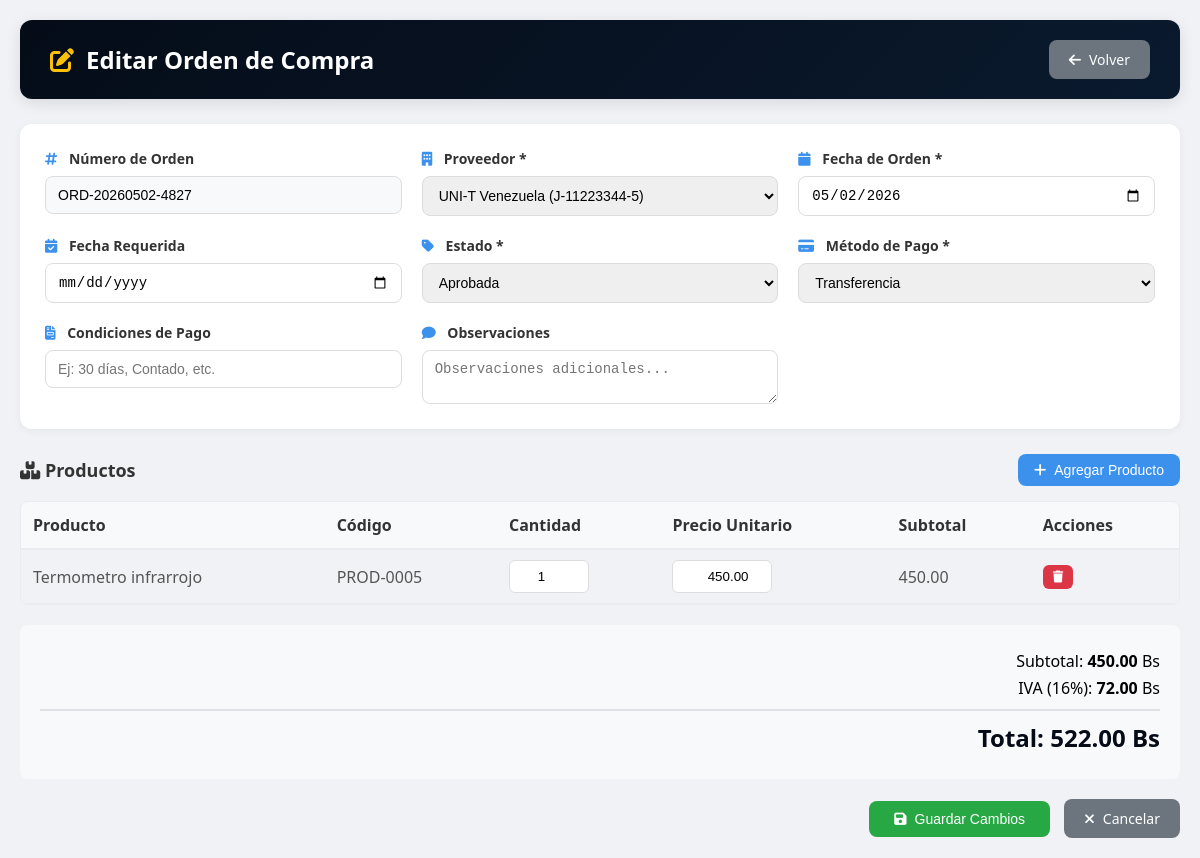
The page /compras/editar_compra.php?id=1 (signed in) on the database its author committed.
### tables this page shows
CREATE TABLE `compras` (
  `id` int NOT NULL AUTO_INCREMENT,
  `numero_orden` varchar(50) NOT NULL,
  `proveedor_id` int NOT NULL,
  `fecha_orden` date NOT NULL,
  `fecha_requerida` date DEFAULT NULL,
  `fecha_recibido` date DEFAULT NULL,
  `subtotal` decimal(12,2) NOT NULL DEFAULT '0.00',
  `iva` decimal(12,2) NOT NULL DEFAULT '0.00',
  `descuento` decimal(12,2) DEFAULT '0.00',
  `total` decimal(12,2) NOT NULL DEFAULT '0.00',
  `estado` enum('cotizacion','aprobada','enviada','recibida_parcial','recibida_total','anulada') DEFAULT 'cotizacion',
  `metodo_pago` enum('transferencia','efectivo','cheque','credito') DEFAULT 'transferencia',
  `condiciones_pago` varchar(100) DEFAULT NULL,
  `usuario_creacion_id` int NOT NULL,
  `usuario_aprobacion_id` int DEFAULT NULL,
  `fecha_aprobacion` datetime DEFAULT NULL,
  `observaciones` text,
  `created_at` timestamp NULL DEFAULT CURRENT_TIMESTAMP,
  `updated_at` timestamp NULL DEFAULT CURRENT_TIMESTAMP ON UPDATE CURRENT_TIMESTAMP,
  PRIMARY KEY (`id`),
  UNIQUE KEY `numero_orden` (`numero_orden`),
  KEY `idx_proveedor_id` (`proveedor_id`),
  KEY `idx_estado` (`estado`),
  KEY `idx_fecha_orden` (`fecha_orden`)
);

CREATE TABLE `proveedores` (
  `id` int NOT NULL AUTO_INCREMENT,
  `codigo` varchar(50) NOT NULL,
  `nombre_comercial` varchar(150) NOT NULL,
  `razon_social` varchar(200) DEFAULT NULL,
  `ruc` varchar(20) DEFAULT NULL,
  `tipo_documento` enum('cedula','ruc','pasaporte','dni') DEFAULT 'ruc',
  `direccion` text,
  `ciudad` varchar(100) DEFAULT NULL,
  `telefono_principal` varchar(20) NOT NULL,
  `telefono_secundario` varchar(20) DEFAULT NULL,
  `email_principal` varchar(100) NOT NULL,
  `email_secundario` varchar(100) DEFAULT NULL,
  `contacto_nombre` varchar(100) DEFAULT NULL,
  `contacto_cargo` varchar(100) DEFAULT NULL,
  `sitio_web` varchar(255) DEFAULT NULL,
  `condiciones_pago` varchar(100) DEFAULT NULL,
  `plazo_entrega` int DEFAULT '0',
  `forma_pago` enum('transferencia','efectivo','cheque','mixto') DEFAULT 'transferencia',
  `moneda` enum('Bs','USD','EUR') DEFAULT 'Bs',
  `estado` enum('activo','inactivo','suspendido') DEFAULT 'activo',
  `saldo_pendiente` decimal(12,2) DEFAULT '0.00',
  `calificacion` decimal(2,1) DEFAULT '0.0',
  `notas` text,
  `created_at` timestamp NULL DEFAULT CURRENT_TIMESTAMP,
  `updated_at` timestamp NULL DEFAULT CURRENT_TIMESTAMP ON UPDATE CURRENT_TIMESTAMP,
  PRIMARY KEY (`id`),
  UNIQUE KEY `codigo` (`codigo`),
  UNIQUE KEY `ruc` (`ruc`),
  KEY `idx_estado` (`estado`),
  KEY `idx_ruc` (`ruc`),
  KEY `idx_codigo` (`codigo`)
);

CREATE TABLE `compra_detalles` (
  `id` int NOT NULL AUTO_INCREMENT,
  `compra_id` int NOT NULL,
  `producto_id` int NOT NULL,
  `cantidad` int NOT NULL DEFAULT '1',
  `precio_unitario` decimal(12,2) NOT NULL DEFAULT '0.00',
  `subtotal` decimal(12,2) NOT NULL DEFAULT '0.00',
  `created_at` timestamp NULL DEFAULT CURRENT_TIMESTAMP,
  PRIMARY KEY (`id`),
  KEY `idx_compra_id` (`compra_id`),
  KEY `idx_producto_id` (`producto_id`),
  CONSTRAINT `compra_detalles_ibfk_1` FOREIGN KEY (`compra_id`) REFERENCES `compras` (`id`) ON DELETE CASCADE,
  CONSTRAINT `compra_detalles_ibfk_2` FOREIGN KEY (`producto_id`) REFERENCES `products` (`id`) ON DELETE CASCADE
);

CREATE TABLE `products` (
  `id` int NOT NULL AUTO_INCREMENT,
  `sku` varchar(100) DEFAULT NULL,
  `name` varchar(255) NOT NULL,
  `price` decimal(10,2) NOT NULL,
  `image_url` varchar(512) DEFAULT NULL,
  `description` text,
  `category` varchar(100) DEFAULT 'General',
  `rating` decimal(2,1) DEFAULT '0.0',
  `views_count` int DEFAULT '0',
  `specs` text,
  `stock` int DEFAULT '0',
  `is_featured` tinyint(1) DEFAULT '0',
  `weight` decimal(10,2) DEFAULT '0.00',
  `dimensions` varchar(100) DEFAULT NULL,
  `currency` varchar(3) DEFAULT 'Bs',
  `active` tinyint(1) NOT NULL DEFAULT '1',
  `deleted_at` datetime DEFAULT NULL,
  `created_at` timestamp NULL DEFAULT CURRENT_TIMESTAMP,
  `updated_at` timestamp NULL DEFAULT CURRENT_TIMESTAMP ON UPDATE CURRENT_TIMESTAMP,
  PRIMARY KEY (`id`),
  UNIQUE KEY `sku` (`sku`)
);

### compras/editar_compra.php (the view, shortened to what this page needs)
<?php
$db = conectarDB();
$compraId = isset($_GET['id']) ? intval($_GET['id']) : 0;
$query = "SELECT c.*, p.nombre_comercial as proveedor_nombre
          FROM compras c
          LEFT JOIN proveedores p ON c.proveedor_id = p.id
          WHERE c.id = :id";
$stmt = $db->prepare($query);
$stmt->bindParam(':id', $compraId, PDO::PARAM_INT);
$stmt->execute();
$compra = $stmt->fetch(PDO::FETCH_ASSOC);
$queryProductos = "SELECT cd.*, pr.name as producto_nombre, pr.sku
                   FROM compra_detalles cd
                   LEFT JOIN products pr ON cd.producto_id = pr.id
                   WHERE cd.compra_id = :compra_id
                   ORDER BY cd.id ASC";
$stmtProductos = $db->prepare($queryProductos);
$stmtProductos->bindParam(':compra_id', $compraId, PDO::PARAM_INT);
$stmtProductos->execute();
$productos = $stmtProductos->fetchAll(PDO::FETCH_ASSOC);
$queryProveedores = "SELECT id, nombre_comercial, ruc FROM proveedores WHERE estado = 'activo' ORDER BY nombre_comercial";
$stmtProveedores = $db->prepare($queryProveedores);
$stmtProveedores->execute();
$proveedores = $stmtProveedores->fetchAll(PDO::FETCH_ASSOC);
$estados = [
    'cotizacion' => 'Cotización',
    'aprobada' => 'Aprobada',
    'enviada' => 'Enviada',
    'recibida_parcial' => 'Recibida Parcial',
    'recibida_total' => 'Recibida Total',
    'anulada' => 'Anulada'
];
$metodosPago = [
    'transferencia' => 'Transferencia',
    'efectivo' => 'Efectivo',
    'cheque' => 'Cheque',
    'credito' => 'Crédito'
];
?>
<!DOCTYPE html>
<html>
<head>
    <link rel="stylesheet" href="https://cdnjs.cloudflare.com/ajax/libs/font-awesome/6.4.0/css/all.min.css">
</head>
<body>
<div class="container">
    <div class="header">
        <h1>
            <i class="fas fa-edit"></i>
            Editar Orden de Compra
        </h1>
        <div>
            <a href="ver_compra.php" class="btn-volver">
                <i class="fas fa-arrow-left"></i> Volver
            </a>
        </div>
    </div>
    <form id="formEditarCompra">
        <div class="form-card">
            <div class="form-grid">
                <div class="form-group">
                    <label><i class="fas fa-hashtag"></i> Número de Orden</label>
                    <input type="text" value="<?php echo htmlspecialchars($compra['numero_orden']); ?>" readonly>
                </div>
                <div class="form-group">
                    <label><i class="fas fa-building"></i> Proveedor *</label>
                    <select name="proveedor_id" id="proveedor_id" required>
                        <?php foreach ($proveedores as $proveedor): ?>
                            <option value="<?php echo $proveedor['id']; ?>"
                                <?php echo ($compra['proveedor_id'] == $proveedor['id']) ? 'selected' : ''; ?>>
                                <?php echo htmlspecialchars($proveedor['nombre_comercial']); ?>
                                (<?php echo htmlspecialchars($proveedor['ruc']); ?>)
                            </option>
                        <?php endforeach; ?>
                    </select>
                </div>
                <div class="form-group">
                    <label><i class="fas fa-calendar"></i> Fecha de Orden *</label>
                    <input type="date" name="fecha_orden" id="fecha_orden"
                           value="<?php echo $compra['fecha_orden']; ?>" required>
                </div>
                <div class="form-group">
                    <label><i class="fas fa-calendar-check"></i> Fecha Requerida</label>
                    <input type="date" name="fecha_requerida" id="fecha_requerida"
                           value="<?php echo $compra['fecha_requerida']; ?>">
                </div>
                <div class="form-group">
                    <label><i class="fas fa-tag"></i> Estado *</label>
                    <select name="estado" id="estado" required>
                        <?php foreach ($estados as $key => $label): ?>
                            <option value="<?php echo $key; ?>"
                                <?php echo ($compra['estado'] == $key) ? 'selected' : ''; ?>>
                                <?php echo $label; ?>
                            </option>
                        <?php endforeach; ?>
                    </select>
                </div>
                <div class="form-group">
                    <label><i class="fas fa-credit-card"></i> Método de Pago *</label>
                    <select name="metodo_pago" id="metodo_pago" required>
                        <?php foreach ($metodosPago as $key => $label): ?>
                            <option value="<?php echo $key; ?>"
                                <?php echo ($compra['metodo_pago'] == $key) ? 'selected' : ''; ?>>
                                <?php echo $label; ?>
                            </option>
                        <?php endforeach; ?>
                    </select>
                </div>
                <div class="form-group">
                    <label><i class="fas fa-file-invoice"></i> Condiciones de Pago</label>
                    <input type="text" name="condiciones_pago" id="condiciones_pago"
                           value="<?php echo htmlspecialchars($compra['condiciones_pago'] ?? ''); ?>"
                           placeholder="Ej: 30 días, Contado, etc.">
                </div>
                <div class="form-group">
                    <label><i class="fas fa-comment"></i> Observaciones</label>
                    <textarea name="observaciones" id="observaciones" rows="2"
                              placeholder="Observaciones adicionales..."><?php echo htmlspecialchars($compra['observaciones'] ?? ''); ?></textarea>
                </div>
            </div>
        </div>
        <div class="productos-section">
            <div class="productos-header">
                <h3><i class="fas fa-boxes"></i> Productos</h3>
                <button type="button" class="btn-agregar" onclick="abrirModalProductos()">
                    <i class="fas fa-plus"></i> Agregar Producto
                </button>
            </div>
            <div class="table-container">
                <table id="tablaProductos">
                    <thead>
                        <tr>
                            <th>Producto</th>
                            <th>Código</th>
                            <th>Cantidad</th>
                            <th>Precio Unitario</th>
                            <th>Subtotal</th>
                            <th>Acciones</th>
                        </tr>
                    </thead>
                    <tbody id="tbodyProductos">
                        <?php foreach ($productos as $producto): ?>
                        <tr data-id="<?php echo $producto['id']; ?>"
                            data-producto-id="<?php echo $producto['producto_id']; ?>">
                            <td>
                                <span class="producto-nombre-txt"><?php echo htmlspecialchars($producto['producto_nombre']); ?></span>
                            </td>
                            <td><?php echo htmlspecialchars($producto['sku'] ?? '-'); ?></td>
                            <td>
                                <input type="number" name="cantidad[]" class="cantidad-input"
                                       value="<?php echo $producto['cantidad']; ?>" step="1" min="1"
                                       onchange="calcularFila(this)">
                            </td>
                            <td>
                                <input type="number" name="precio_unitario[]" class="precio-input"
                                       value="<?php echo $producto['precio_unitario']; ?>" step="0.01" min="0"
                                       onchange="calcularFila(this)">
                            </td>
                            <td class="subtotal-td"><?php echo number_format($producto['subtotal'], 2); ?></td>
                            <td>
                                <button type="button" class="btn-eliminar" onclick="eliminarFila(this)">
                                    <i class="fas fa-trash"></i>
                                </button>
                            </td>
                        </tr>
                        <?php endforeach; ?>
                    </tbody>
                </table>
            </div>
            <div class="totales">
                <p>Subtotal: <strong id="subtotal"><?php echo number_format($compra['subtotal'], 2); ?></strong> Bs</p>
                <p>IVA (16%): <strong id="iva"><?php echo number_format($compra['iva'], 2); ?></strong> Bs</p>
                <p class="total-final">Total: <strong id="total"><?php echo number_format($compra['total'], 2); ?></strong> Bs</p>
            </div>
        </div>
        <div style="text-align: right; margin-top: 20px;">
            <button type="button" class="btn-guardar" onclick="guardarCompra()">
                <i class="fas fa-save"></i> Guardar Cambios
            </button>
            <a href="ver_compra.php" class="btn-volver">
                <i class="fas fa-times"></i> Cancelar
            </a>
        </div>
    </form>
</div>
</body>
</html>

### compras/editar_compra.php (style rules this page uses)
* { margin: 0; padding: 0; box-sizing: border-box; }
body { font-family: 'Segoe UI', Tahoma, Geneva, Verdana, sans-serif; background: #f0f2f5; padding: 20px; }
.container { max-width: 1400px; margin: 0 auto; }
.header { background: linear-gradient(135deg, #050C18 0%, #0a1a2e 100%); color: white; padding: 20px 30px; border-radius: 12px; margin-bottom: 25px; display: flex; justify-content: space-between; align-items: center; box-shadow: 0 4px 15px rgba(0,0,0,0.1); }
.header h1 { font-size: 24px; display: flex; align-items: center; gap: 12px; }
.header h1 i { color: #ffc107; }
.btn-volver { background: #6c757d; color: white; border: none; padding: 10px 20px; border-radius: 8px; cursor: pointer; font-size: 14px; transition: all 0.3s; text-decoration: none; display: inline-flex; align-items: center; gap: 8px; }
.btn-guardar { background: #28a745; color: white; border: none; padding: 10px 25px; border-radius: 8px; cursor: pointer; font-size: 14px; display: inline-flex; align-items: center; gap: 8px; margin-right: 10px; }
.form-card { background: white; border-radius: 12px; padding: 25px; margin-bottom: 25px; box-shadow: 0 2px 10px rgba(0,0,0,0.05); }
.form-grid { display: grid; grid-template-columns: repeat(auto-fit, minmax(300px, 1fr)); gap: 20px; }
.form-group { display: flex; flex-direction: column; gap: 8px; }
.form-group label { font-weight: 600; color: #333; font-size: 14px; }
.form-group label i { margin-right: 8px; color: #3C91ED; }
.form-group input, .form-group select, .form-group textarea { padding: 10px 12px; border: 1px solid #ddd; border-radius: 8px; font-size: 14px; transition: all 0.3s; }
.form-group input[readonly] { background: #f8f9fa; cursor: not-allowed; }
.productos-section { margin-top: 25px; }
.productos-header { display: flex; justify-content: space-between; align-items: center; margin-bottom: 15px; flex-wrap: wrap; gap: 15px; }
.productos-header h3 { color: #333; font-size: 18px; }
.btn-agregar { background: #3C91ED; color: white; border: none; padding: 8px 16px; border-radius: 8px; cursor: pointer; font-size: 14px; display: inline-flex; align-items: center; gap: 8px; }
.btn-eliminar { background: #dc3545; color: white; border: none; padding: 5px 10px; border-radius: 6px; cursor: pointer; font-size: 12px; }
.table-container { overflow-x: auto; border-radius: 8px; border: 1px solid #e9ecef; }
table { width: 100%; border-collapse: collapse; }
th { background: #f8f9fa; padding: 12px; text-align: left; font-weight: 600; color: #333; border-bottom: 2px solid #e9ecef; }
td { padding: 10px 12px; border-bottom: 1px solid #e9ecef; color: #555; }
.cantidad-input { width: 80px; padding: 8px; text-align: center; border: 1px solid #ddd; border-radius: 6px; }
.precio-input { width: 100px; padding: 8px; text-align: right; border: 1px solid #ddd; border-radius: 6px; }
.totales { margin-top: 20px; padding: 20px; background: #f8f9fa; border-radius: 8px; text-align: right; }
.totales p { margin: 5px 0; font-size: 16px; }
.totales .total-final { font-size: 24px; font-weight: bold; color: #050C18; margin-top: 10px; padding-top: 10px; border-top: 2px solid #dee2e6; }

### rows shown on the page
compras: numero_orden "ORD-20260502-4827", proveedor_id "UNI-T Venezuela (J-11223344-5)", fecha_orden "05/02/2026", estado "Aprobada", metodo_pago "Transferencia", subtotal "450.00", iva "72.00", total "522.00"
compra_detalles: producto.name "Termometro infrarrojo", producto.sku "PROD-0005", cantidad "1", precio_unitario "450.00", subtotal "450.00"
